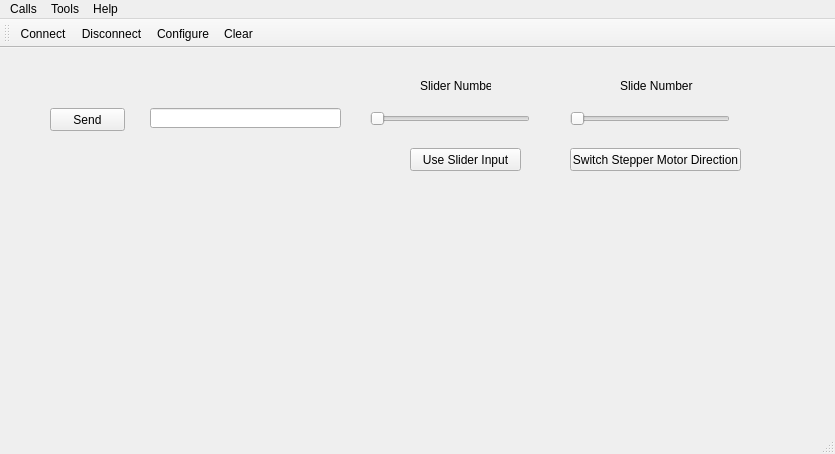
<?xml version="1.0" encoding="UTF-8"?>
<ui version="4.0">
 <class>MainWindow</class>
 <widget class="QMainWindow" name="MainWindow">
  <property name="geometry">
   <rect>
    <x>0</x>
    <y>0</y>
    <width>835</width>
    <height>454</height>
   </rect>
  </property>
  <property name="sizePolicy">
   <sizepolicy hsizetype="Preferred" vsizetype="Preferred">
    <horstretch>0</horstretch>
    <verstretch>0</verstretch>
   </sizepolicy>
  </property>
  <property name="windowTitle">
   <string>Motor lab Reader</string>
  </property>
  <widget class="QWidget" name="centralWidget">
   <widget class="QStackedWidget" name="widget">
    <property name="geometry">
     <rect>
      <x>9</x>
      <y>210</y>
      <width>821</width>
      <height>161</height>
     </rect>
    </property>
    <widget class="QWidget" name="page"/>
    <widget class="QWidget" name="page_2"/>
   </widget>
   <widget class="QPushButton" name="pushButton">
    <property name="geometry">
     <rect>
      <x>50</x>
      <y>60</y>
      <width>75</width>
      <height>23</height>
     </rect>
    </property>
    <property name="text">
     <string>Send</string>
    </property>
   </widget>
   <widget class="QLineEdit" name="lineEdit">
    <property name="geometry">
     <rect>
      <x>150</x>
      <y>60</y>
      <width>191</width>
      <height>20</height>
     </rect>
    </property>
   </widget>
   <widget class="QSlider" name="horizontalSlider">
    <property name="enabled">
     <bool>false</bool>
    </property>
    <property name="geometry">
     <rect>
      <x>370</x>
      <y>60</y>
      <width>160</width>
      <height>22</height>
     </rect>
    </property>
    <property name="maximum">
     <number>255</number>
    </property>
    <property name="orientation">
     <enum>Qt::Horizontal</enum>
    </property>
   </widget>
   <widget class="QLabel" name="label">
    <property name="geometry">
     <rect>
      <x>420</x>
      <y>30</y>
      <width>71</width>
      <height>16</height>
     </rect>
    </property>
    <property name="statusTip">
     <string>Input for primary</string>
    </property>
    <property name="text">
     <string>Slider Number</string>
    </property>
   </widget>
   <widget class="QPushButton" name="pushButton_2">
    <property name="geometry">
     <rect>
      <x>410</x>
      <y>100</y>
      <width>111</width>
      <height>23</height>
     </rect>
    </property>
    <property name="text">
     <string>Use Slider Input</string>
    </property>
   </widget>
   <widget class="QSlider" name="horizontalSlider_2">
    <property name="enabled">
     <bool>false</bool>
    </property>
    <property name="geometry">
     <rect>
      <x>570</x>
      <y>60</y>
      <width>160</width>
      <height>22</height>
     </rect>
    </property>
    <property name="maximum">
     <number>255</number>
    </property>
    <property name="orientation">
     <enum>Qt::Horizontal</enum>
    </property>
   </widget>
   <widget class="QLabel" name="label_2">
    <property name="geometry">
     <rect>
      <x>620</x>
      <y>30</y>
      <width>81</width>
      <height>16</height>
     </rect>
    </property>
    <property name="text">
     <string>Slide Number</string>
    </property>
   </widget>
   <widget class="QPushButton" name="pushButton_3">
    <property name="geometry">
     <rect>
      <x>570</x>
      <y>100</y>
      <width>171</width>
      <height>23</height>
     </rect>
    </property>
    <property name="text">
     <string>Switch Stepper Motor Direction</string>
    </property>
   </widget>
  </widget>
  <widget class="QMenuBar" name="menuBar">
   <property name="geometry">
    <rect>
     <x>0</x>
     <y>0</y>
     <width>835</width>
     <height>21</height>
    </rect>
   </property>
   <widget class="QMenu" name="menuCalls">
    <property name="title">
     <string>Calls</string>
    </property>
    <addaction name="actionConnect"/>
    <addaction name="actionDisconnect"/>
    <addaction name="separator"/>
    <addaction name="actionQuit"/>
   </widget>
   <widget class="QMenu" name="menuTools">
    <property name="title">
     <string>Tools</string>
    </property>
    <addaction name="actionConfigure"/>
    <addaction name="actionClear"/>
   </widget>
   <widget class="QMenu" name="menuHelp">
    <property name="title">
     <string>Help</string>
    </property>
    <addaction name="actionAbout"/>
    <addaction name="actionAboutQt"/>
   </widget>
   <addaction name="menuCalls"/>
   <addaction name="menuTools"/>
   <addaction name="menuHelp"/>
  </widget>
  <widget class="QToolBar" name="mainToolBar">
   <attribute name="toolBarArea">
    <enum>TopToolBarArea</enum>
   </attribute>
   <attribute name="toolBarBreak">
    <bool>false</bool>
   </attribute>
   <addaction name="actionConnect"/>
   <addaction name="actionDisconnect"/>
   <addaction name="actionConfigure"/>
   <addaction name="actionClear"/>
  </widget>
  <widget class="QStatusBar" name="statusBar"/>
  <action name="actionAbout">
   <property name="text">
    <string>&amp;About</string>
   </property>
   <property name="toolTip">
    <string>About program</string>
   </property>
   <property name="shortcut">
    <string>Alt+A</string>
   </property>
  </action>
  <action name="actionAboutQt">
   <property name="text">
    <string>About Qt</string>
   </property>
  </action>
  <action name="actionConnect">
   <property name="icon">
    <iconset resource="terminal.qrc">
     <normaloff>:/images/connect.png</normaloff>:/images/connect.png</iconset>
   </property>
   <property name="text">
    <string>C&amp;onnect</string>
   </property>
   <property name="toolTip">
    <string>Connect to serial port</string>
   </property>
   <property name="shortcut">
    <string>Ctrl+O</string>
   </property>
  </action>
  <action name="actionDisconnect">
   <property name="icon">
    <iconset resource="terminal.qrc">
     <normaloff>:/images/disconnect.png</normaloff>:/images/disconnect.png</iconset>
   </property>
   <property name="text">
    <string>&amp;Disconnect</string>
   </property>
   <property name="toolTip">
    <string>Disconnect from serial port</string>
   </property>
   <property name="shortcut">
    <string>Ctrl+D</string>
   </property>
  </action>
  <action name="actionConfigure">
   <property name="icon">
    <iconset resource="terminal.qrc">
     <normaloff>:/images/settings.png</normaloff>:/images/settings.png</iconset>
   </property>
   <property name="text">
    <string>&amp;Configure</string>
   </property>
   <property name="toolTip">
    <string>Configure serial port</string>
   </property>
   <property name="shortcut">
    <string>Alt+C</string>
   </property>
  </action>
  <action name="actionClear">
   <property name="icon">
    <iconset resource="terminal.qrc">
     <normaloff>:/images/clear.png</normaloff>:/images/clear.png</iconset>
   </property>
   <property name="text">
    <string>C&amp;lear</string>
   </property>
   <property name="toolTip">
    <string>Clear data</string>
   </property>
   <property name="shortcut">
    <string>Alt+L</string>
   </property>
  </action>
  <action name="actionQuit">
   <property name="icon">
    <iconset resource="terminal.qrc">
     <normaloff>:/images/application-exit.png</normaloff>:/images/application-exit.png</iconset>
   </property>
   <property name="text">
    <string>&amp;Quit</string>
   </property>
   <property name="shortcut">
    <string>Ctrl+Q</string>
   </property>
  </action>
  <action name="actionConfigure2">
   <property name="icon">
    <iconset resource="terminal.qrc">
     <normaloff>:/images/settings.png</normaloff>:/images/settings.png</iconset>
   </property>
   <property name="text">
    <string>Configure2</string>
   </property>
   <property name="toolTip">
    <string>Configure serial port 2</string>
   </property>
  </action>
 </widget>
 <layoutdefault spacing="6" margin="11"/>
 <resources>
  <include location="terminal.qrc"/>
 </resources>
 <connections/>
</ui>
